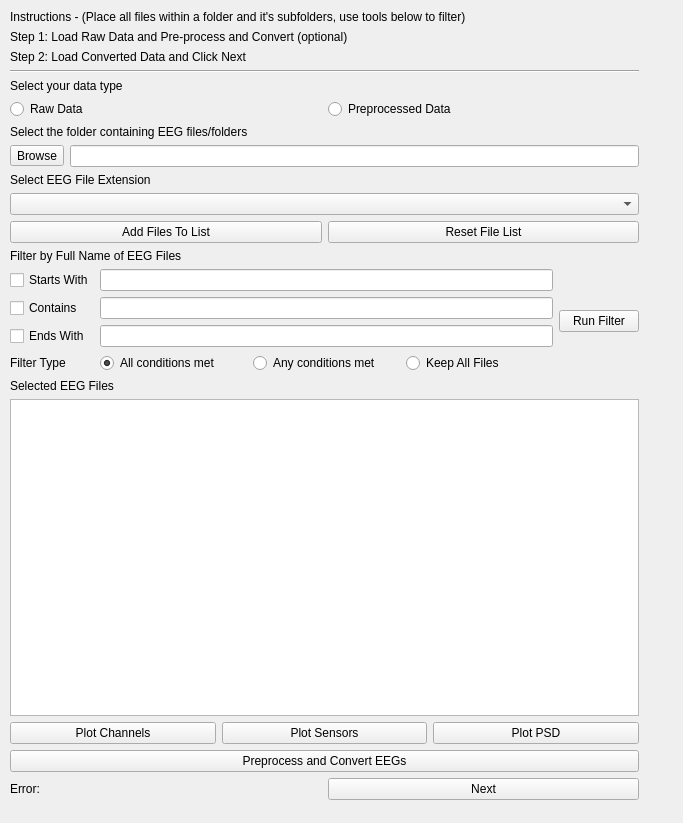
<?xml version="1.0" encoding="UTF-8"?>
<ui version="4.0">
 <class>Form</class>
 <widget class="QWidget" name="Form">
  <property name="geometry">
   <rect>
    <x>0</x>
    <y>0</y>
    <width>683</width>
    <height>823</height>
   </rect>
  </property>
  <property name="windowTitle">
   <string>Form</string>
  </property>
  <widget class="QWidget" name="verticalLayoutWidget">
   <property name="geometry">
    <rect>
     <x>10</x>
     <y>10</y>
     <width>629</width>
     <height>790</height>
    </rect>
   </property>
   <layout class="QVBoxLayout" name="verticalLayout">
    <item>
     <widget class="QLabel" name="instructLabel_1">
      <property name="text">
       <string>Instructions - (Place all files within a folder and it's subfolders, use tools below to filter)</string>
      </property>
     </widget>
    </item>
    <item>
     <widget class="QLabel" name="instructLabel_3">
      <property name="text">
       <string>Step 1: Load Raw Data and Pre-process and Convert (optional)</string>
      </property>
     </widget>
    </item>
    <item>
     <widget class="QLabel" name="instructLabel_2">
      <property name="text">
       <string>Step 2: Load Converted Data and Click Next</string>
      </property>
     </widget>
    </item>
    <item>
     <widget class="Line" name="line">
      <property name="orientation">
       <enum>Qt::Horizontal</enum>
      </property>
     </widget>
    </item>
    <item>
     <widget class="QLabel" name="selectDataLabel">
      <property name="text">
       <string>Select your data type</string>
      </property>
     </widget>
    </item>
    <item>
     <layout class="QHBoxLayout" name="horizontalLayout">
      <item>
       <widget class="QRadioButton" name="preprocessed_radio">
        <property name="enabled">
         <bool>true</bool>
        </property>
        <property name="text">
         <string>Raw Data</string>
        </property>
        <property name="checked">
         <bool>true</bool>
        </property>
       </widget>
      </item>
      <item>
       <widget class="QRadioButton" name="raw_radio">
        <property name="text">
         <string>Preprocessed Data</string>
        </property>
       </widget>
      </item>
     </layout>
    </item>
    <item>
     <widget class="QLabel" name="selectFolderLabel">
      <property name="text">
       <string>Select the folder containing EEG files/folders</string>
      </property>
     </widget>
    </item>
    <item>
     <layout class="QHBoxLayout" name="horizontalLayout_2">
      <item>
       <widget class="QToolButton" name="browse_button">
        <property name="text">
         <string>Browse</string>
        </property>
       </widget>
      </item>
      <item>
       <widget class="QLineEdit" name="lineEdit_2"/>
      </item>
     </layout>
    </item>
    <item>
     <widget class="QLabel" name="fileExtLabel">
      <property name="text">
       <string>Select EEG File Extension</string>
      </property>
     </widget>
    </item>
    <item>
     <widget class="QComboBox" name="fileExtSelect"/>
    </item>
    <item>
     <layout class="QHBoxLayout" name="horizontalLayout_3">
      <item>
       <widget class="QPushButton" name="pushButton">
        <property name="text">
         <string>Add Files To List</string>
        </property>
       </widget>
      </item>
      <item>
       <widget class="QPushButton" name="pushButton_2">
        <property name="text">
         <string>Reset File List</string>
        </property>
       </widget>
      </item>
     </layout>
    </item>
    <item>
     <layout class="QGridLayout" name="gridLayout_2">
      <item row="0" column="0">
       <widget class="QLabel" name="filterLabel">
        <property name="text">
         <string>Filter by Full Name of EEG Files</string>
        </property>
       </widget>
      </item>
      <item row="1" column="1">
       <widget class="QPushButton" name="findEEGButton">
        <property name="text">
         <string>Run Filter</string>
        </property>
       </widget>
      </item>
      <item row="1" column="0">
       <layout class="QGridLayout" name="gridLayout">
        <item row="0" column="1">
         <widget class="QLineEdit" name="lineEdit"/>
        </item>
        <item row="2" column="1">
         <widget class="QLineEdit" name="lineEdit_4"/>
        </item>
        <item row="2" column="0">
         <widget class="QCheckBox" name="checkBox_3">
          <property name="text">
           <string>Ends With</string>
          </property>
         </widget>
        </item>
        <item row="0" column="0">
         <widget class="QCheckBox" name="checkBox">
          <property name="text">
           <string>Starts With</string>
          </property>
         </widget>
        </item>
        <item row="1" column="1">
         <widget class="QLineEdit" name="lineEdit_3"/>
        </item>
        <item row="1" column="0">
         <widget class="QCheckBox" name="checkBox_2">
          <property name="text">
           <string>Contains</string>
          </property>
         </widget>
        </item>
        <item row="4" column="1">
         <layout class="QHBoxLayout" name="horizontalLayout_5">
          <item>
           <widget class="QRadioButton" name="radioButton_2">
            <property name="text">
             <string>All conditions met</string>
            </property>
            <property name="checked">
             <bool>true</bool>
            </property>
           </widget>
          </item>
          <item>
           <widget class="QRadioButton" name="radioButton_3">
            <property name="text">
             <string>Any conditions met</string>
            </property>
           </widget>
          </item>
          <item>
           <widget class="QRadioButton" name="radioButton">
            <property name="text">
             <string>Keep All Files</string>
            </property>
           </widget>
          </item>
         </layout>
        </item>
        <item row="4" column="0">
         <widget class="QLabel" name="label">
          <property name="text">
           <string>Filter Type</string>
          </property>
         </widget>
        </item>
       </layout>
      </item>
     </layout>
    </item>
    <item>
     <widget class="QLabel" name="selectedFileLabel">
      <property name="text">
       <string>Selected EEG Files</string>
      </property>
     </widget>
    </item>
    <item>
     <widget class="QListWidget" name="selectedFileList"/>
    </item>
    <item>
     <layout class="QHBoxLayout" name="plotContainer">
      <item>
       <widget class="QPushButton" name="plotChanButton">
        <property name="text">
         <string>Plot Channels</string>
        </property>
       </widget>
      </item>
      <item>
       <widget class="QPushButton" name="plotSensorsButton">
        <property name="text">
         <string>Plot Sensors</string>
        </property>
       </widget>
      </item>
      <item>
       <widget class="QPushButton" name="plotPSDButton">
        <property name="text">
         <string>Plot PSD</string>
        </property>
       </widget>
      </item>
     </layout>
    </item>
    <item>
     <widget class="QPushButton" name="preprocessButton">
      <property name="text">
       <string>Preprocess and Convert EEGs</string>
      </property>
     </widget>
    </item>
    <item>
     <layout class="QHBoxLayout" name="horizontalLayout_4">
      <item>
       <widget class="QLabel" name="errorLabel">
        <property name="text">
         <string>Error:</string>
        </property>
       </widget>
      </item>
      <item>
       <widget class="QPushButton" name="nextButton">
        <property name="text">
         <string>Next</string>
        </property>
       </widget>
      </item>
     </layout>
    </item>
   </layout>
  </widget>
 </widget>
 <resources/>
 <connections/>
</ui>
